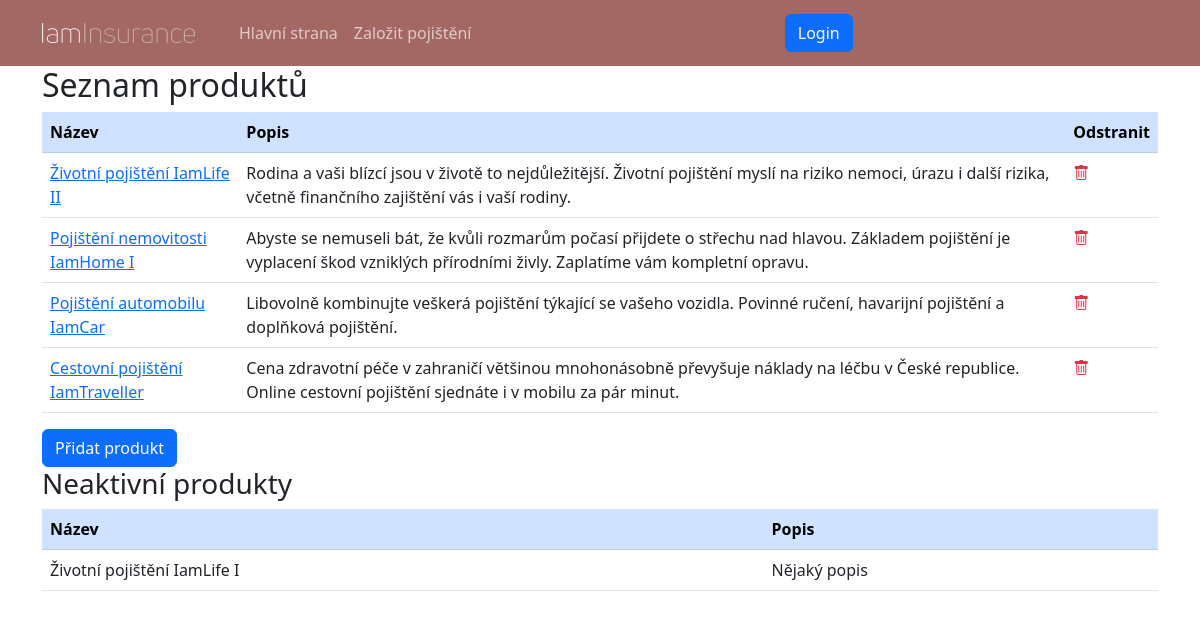
Screenshot of /sprava/produkty/ with the database file from the repository.
### insurance_app/models.py (models this page shows, shortened)
class Product(models.Model):
    name = models.CharField(max_length=64, unique=True)
    description = models.TextField(default="")
    active = models.BooleanField(default=True)
    image = models.ImageField(upload_to='images/')

### administration/views.py (the view)
# urls.py: path('produkty/', views.ProductsListView.as_view(), name='products-list'),
class ProductsListView(generic.ListView):
    model = models.Product
    template_name = template.PRODUCTS_LIST
    title = 'Seznam produktů'
    def get_context_data(self, *, object_list=None, **kwargs):
        context = super().get_context_data(object_list=object_list, **kwargs)
        queryset = object_list if object_list else self.object_list
        active = queryset.filter(active=True)
        inactive = queryset.filter(active=False)
        context['active'] = active
        context['inactive'] = inactive
        context['title'] = self.title
        return context

### insurance_app/templates/insurance_app/products_list.html
{% extends 'main.html' %}
{% block content %}
<table class="table table-hover">
    <thead class="table-primary">
        <tr>
            <th>Název</th>
            <th>Popis</th>
            <th>Odstranit</th>
        </tr>
    </thead>
    <tbody>
    {% if active.0 %}
    {% for obj in active %}
        <tr>
            <td><a href="{% url 'product-update' pk=obj.pk %}">{{ obj.name }}</a></td>
            <td>{{ obj.description }}</td>
            <td><a href="{% url 'product-delete' pk=obj.pk %}"><i class="bi bi-trash link-danger"></i></a></td>
        </tr>
    {% endfor %}
    {% else %}
        <tr><td colspan="4">Žádný produkt nenalezen</td></tr>
    {% endif %}
    </tbody>
</table>
<a class="btn btn-primary" href="{% url 'product-create' %}">Přidat produkt</a>
{% if inactive.0 %}
<h3>Neaktivní produkty</h3>
<table class="table table-hover">
    <thead class="table-primary">
        <tr>
            <th>Název</th>
            <th>Popis</th>
        </tr>
    </thead>
    <tbody>
        {% for obj in inactive %}<tr>
            <td>{{ obj.name }}</td>
            <td>{{ obj.description }}</td>
        </tr>{% endfor %}
    </tbody>
</table>
{% endif %}
{% endblock %}

### insurance_app/static/css/style.css (style rules this page uses)
body { background: #fffffe; }

### rows the page displays
Product: name "Životní pojištění IamLife II", description "Rodina a vaši blízcí jsou v životě to nejdůležitější. Životní pojištění myslí na riziko nemoci, úrazu i další rizika, včetně finančního zajištění vás i vaší rodiny."
Product: name "Pojištění nemovitosti IamHome I", description "Abyste se nemuseli bát, že kvůli rozmarům počasí přijdete o střechu nad hlavou. Základem pojištění je vyplacení škod vzniklých přírodními živly. Zaplatíme vám kompletní opravu."
Product: name "Pojištění automobilu IamCar", description "Libovolně kombinujte veškerá pojištění týkající se vašeho vozidla. Povinné ručení, havarijní pojištění a doplňková pojištění."
Product: name "Cestovní pojištění IamTraveller", description "Cena zdravotní péče v zahraničí většinou mnohonásobně převyšuje náklady na léčbu v České republice. Online cestovní pojištění sjednáte i v mobilu za pár minut."
Product: name "Životní pojištění IamLife I", description "Nějaký popis"

### other values shown
{{ title }} "Seznam produktů"
